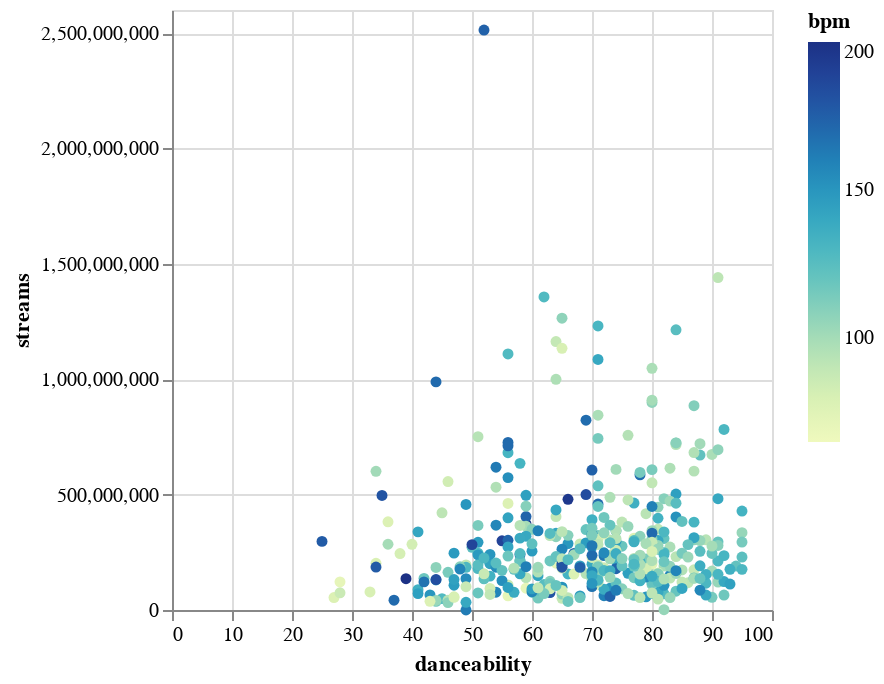

The code cell stored with this chart in its notebook:
### Markdown cell above
The pairplot shows in more detail what the correlations between attributes look like - Valence and energy seem to have a small but positive correlation whereas it is kind of obvious that energy and acousticness have a negative correlation.

### Code cell
dropdown = alt.binding_select(options=df_music['released_month'].unique(), name="Select a month:")
selection = alt.selection_multi(fields=['released_month'], bind=dropdown)

alt.Chart(df_music).mark_circle().encode(
    x = 'danceability',
    y = 'streams',
    color = alt.Color('bpm', scale=alt.Scale(scheme="yellowgreenblue")),
    tooltip=['streams','released_month'],
    opacity = alt.condition(selection, alt.value(1.0), alt.value(0.5))
).add_selection(selection)

### Figure 1 — Vega-Lite specification as saved in the notebook (floating-point values rounded to 4 significant figures; data arrays with more than 128 entries replaced by an {"elided": "..."} marker saying what was removed)
{"config": {"view": {"continuousWidth": 300, "continuousHeight": 300}}, "data": {"name": "data-3e4c7671a788180dace1dd56fae2a0fb"}, "mark": {"type": "circle"}, "encoding": {"color": {"field": "bpm", "scale": {"scheme": "yellowgreenblue"}, "type": "quantitative"}, "opacity": {"condition": {"param": "param_1", "value": 1.0}, "value": 0.5}, "tooltip": [{"field": "streams", "type": "quantitative"}, {"field": "released_month", "type": "quantitative"}], "x": {"field": "danceability", "type": "quantitative"}, "y": {"field": "streams", "type": "quantitative"}}, "params": [{"name": "param_1", "select": {"type": "point", "fields": ["released_month"]}, "bind": {"input": "select", "options": [3.0, 12.0, 10.0, 8.0, 5.0, 6.0, 7.0, 9.0, 4.0, 11.0, 1.0, 2.0], "name": "Select a month:"}}], "$schema": "https://vega.github.io/schema/vega-lite/v5.15.1.json", "datasets": {"data-3e4c7671a788180dace1dd56fae2a0fb": {"elided": "402 records"}}}
